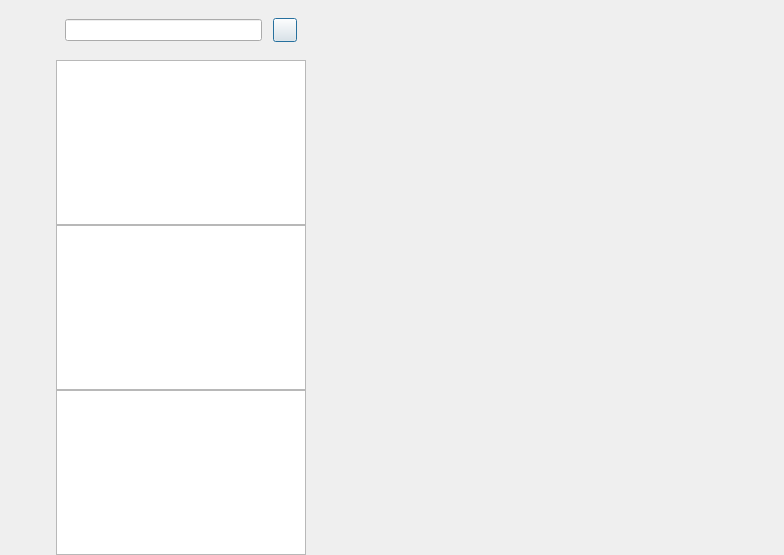
<?xml version="1.0" encoding="UTF-8"?>
<ui version="4.0">
 <class>ChatDialog</class>
 <widget class="QDialog" name="ChatDialog">
  <property name="geometry">
   <rect>
    <x>0</x>
    <y>0</y>
    <width>784</width>
    <height>555</height>
   </rect>
  </property>
  <property name="windowTitle">
   <string>Dialog</string>
  </property>
  <layout class="QHBoxLayout" name="horizontalLayout">
   <property name="spacing">
    <number>0</number>
   </property>
   <property name="leftMargin">
    <number>0</number>
   </property>
   <property name="topMargin">
    <number>0</number>
   </property>
   <property name="rightMargin">
    <number>0</number>
   </property>
   <property name="bottomMargin">
    <number>0</number>
   </property>
   <item>
    <widget class="QWidget" name="side_bar" native="true">
     <property name="sizePolicy">
      <sizepolicy hsizetype="Fixed" vsizetype="Expanding">
       <horstretch>0</horstretch>
       <verstretch>0</verstretch>
      </sizepolicy>
     </property>
     <property name="minimumSize">
      <size>
       <width>56</width>
       <height>0</height>
      </size>
     </property>
     <property name="maximumSize">
      <size>
       <width>56</width>
       <height>16777215</height>
      </size>
     </property>
     <layout class="QVBoxLayout" name="verticalLayout">
      <property name="leftMargin">
       <number>10</number>
      </property>
      <property name="topMargin">
       <number>30</number>
      </property>
      <property name="bottomMargin">
       <number>0</number>
      </property>
      <item>
       <widget class="QWidget" name="widget" native="true">
        <layout class="QVBoxLayout" name="verticalLayout_3">
         <property name="spacing">
          <number>30</number>
         </property>
         <property name="leftMargin">
          <number>0</number>
         </property>
         <property name="topMargin">
          <number>0</number>
         </property>
         <property name="rightMargin">
          <number>0</number>
         </property>
         <property name="bottomMargin">
          <number>0</number>
         </property>
         <item>
          <widget class="QLabel" name="side_head_lab">
           <property name="minimumSize">
            <size>
             <width>35</width>
             <height>35</height>
            </size>
           </property>
           <property name="maximumSize">
            <size>
             <width>35</width>
             <height>35</height>
            </size>
           </property>
           <property name="text">
            <string/>
           </property>
           <property name="alignment">
            <set>Qt::AlignCenter</set>
           </property>
          </widget>
         </item>
         <item>
          <widget class="StateWidget" name="side_chat_lab" native="true">
           <property name="minimumSize">
            <size>
             <width>35</width>
             <height>35</height>
            </size>
           </property>
           <property name="maximumSize">
            <size>
             <width>35</width>
             <height>35</height>
            </size>
           </property>
          </widget>
         </item>
         <item>
          <widget class="StateWidget" name="side_contact_lab" native="true">
           <property name="minimumSize">
            <size>
             <width>35</width>
             <height>35</height>
            </size>
           </property>
           <property name="maximumSize">
            <size>
             <width>35</width>
             <height>35</height>
            </size>
           </property>
          </widget>
         </item>
        </layout>
       </widget>
      </item>
      <item>
       <spacer name="verticalSpacer">
        <property name="orientation">
         <enum>Qt::Vertical</enum>
        </property>
        <property name="sizeHint" stdset="0">
         <size>
          <width>20</width>
          <height>366</height>
         </size>
        </property>
       </spacer>
      </item>
     </layout>
    </widget>
   </item>
   <item>
    <widget class="QWidget" name="chat_user_wid" native="true">
     <property name="maximumSize">
      <size>
       <width>250</width>
       <height>16777215</height>
      </size>
     </property>
     <layout class="QVBoxLayout" name="verticalLayout_2">
      <property name="spacing">
       <number>0</number>
      </property>
      <property name="leftMargin">
       <number>0</number>
      </property>
      <property name="topMargin">
       <number>0</number>
      </property>
      <property name="rightMargin">
       <number>0</number>
      </property>
      <property name="bottomMargin">
       <number>0</number>
      </property>
      <item>
       <widget class="QWidget" name="search_wid" native="true">
        <property name="minimumSize">
         <size>
          <width>0</width>
          <height>60</height>
         </size>
        </property>
        <property name="maximumSize">
         <size>
          <width>16777215</width>
          <height>60</height>
         </size>
        </property>
        <layout class="QHBoxLayout" name="horizontalLayout_2">
         <item>
          <widget class="CustomLineEdit" name="search_edit"/>
         </item>
         <item>
          <spacer name="horizontalSpacer">
           <property name="orientation">
            <enum>Qt::Horizontal</enum>
           </property>
           <property name="sizeType">
            <enum>QSizePolicy::Fixed</enum>
           </property>
           <property name="sizeHint" stdset="0">
            <size>
             <width>5</width>
             <height>20</height>
            </size>
           </property>
          </spacer>
         </item>
         <item>
          <widget class="ClickedBtn" name="add_btn">
           <property name="minimumSize">
            <size>
             <width>24</width>
             <height>24</height>
            </size>
           </property>
           <property name="maximumSize">
            <size>
             <width>24</width>
             <height>24</height>
            </size>
           </property>
           <property name="text">
            <string/>
           </property>
          </widget>
         </item>
        </layout>
       </widget>
      </item>
      <item>
       <widget class="ChatUserList" name="chat_user_list"/>
      </item>
      <item>
       <widget class="SearchList" name="search_list"/>
      </item>
      <item>
       <widget class="ContactUserList" name="con_user_list"/>
      </item>
     </layout>
    </widget>
   </item>
   <item>
    <widget class="QWidget" name="chat_data_wid" native="true">
     <layout class="QVBoxLayout" name="verticalLayout_4">
      <property name="spacing">
       <number>0</number>
      </property>
      <property name="leftMargin">
       <number>0</number>
      </property>
      <property name="topMargin">
       <number>0</number>
      </property>
      <property name="rightMargin">
       <number>0</number>
      </property>
      <property name="bottomMargin">
       <number>0</number>
      </property>
      <item>
       <widget class="QStackedWidget" name="stackedWidget">
        <property name="acceptDrops">
         <bool>true</bool>
        </property>
        <property name="currentIndex">
         <number>0</number>
        </property>
        <widget class="ChatPage" name="chat_page"/>
        <widget class="ApplyFriendPage" name="friend_apply_page"/>
       </widget>
      </item>
     </layout>
    </widget>
   </item>
  </layout>
 </widget>
 <customwidgets>
  <customwidget>
   <class>ClickedBtn</class>
   <extends>QPushButton</extends>
   <header location="global">clickedbtn.h</header>
  </customwidget>
  <customwidget>
   <class>CustomLineEdit</class>
   <extends>QLineEdit</extends>
   <header location="global">customlineedit.h</header>
  </customwidget>
  <customwidget>
   <class>ChatUserList</class>
   <extends>QListWidget</extends>
   <header location="global">chatuserlist.h</header>
  </customwidget>
  <customwidget>
   <class>ChatPage</class>
   <extends>QWidget</extends>
   <header location="global">chatpage.h</header>
   <container>1</container>
  </customwidget>
  <customwidget>
   <class>StateWidget</class>
   <extends>QWidget</extends>
   <header location="global">statewidget.h</header>
   <container>1</container>
  </customwidget>
  <customwidget>
   <class>SearchList</class>
   <extends>QListWidget</extends>
   <header location="global">searchlist.h</header>
  </customwidget>
  <customwidget>
   <class>ContactUserList</class>
   <extends>QListWidget</extends>
   <header location="global">contactuserlist.h</header>
  </customwidget>
  <customwidget>
   <class>ApplyFriendPage</class>
   <extends>QWidget</extends>
   <header location="global">applyfriendpage.h</header>
   <container>1</container>
  </customwidget>
 </customwidgets>
 <resources/>
 <connections/>
</ui>
